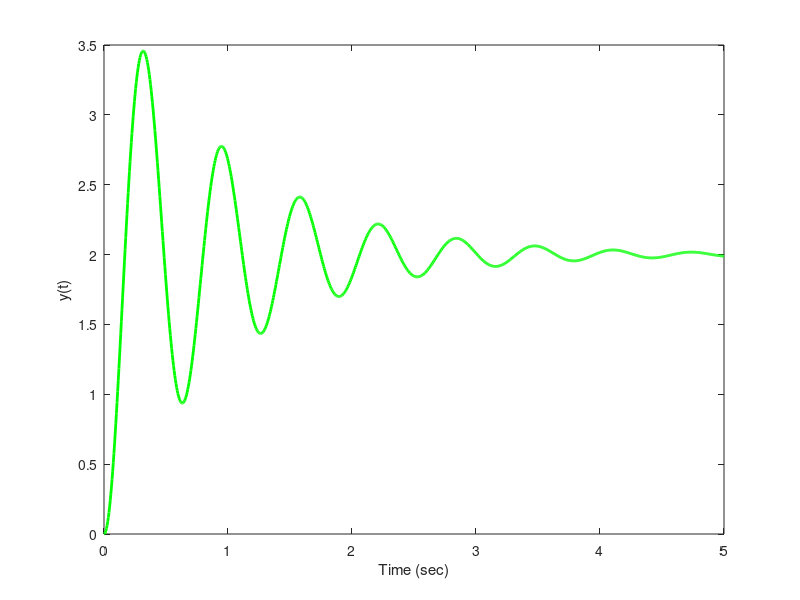

MATLAB code for this plot: (Note: this script raises an error after producing the figure.)
%
% computation of G and H from A and B
%
%  Continuous-time state variable model
%
%  System A
%
  A = [0 1; -100 -2];
  B = [0; 200];
  C = [1 0];
  D = [0];
%
%  System B
%
%   A = [0 50; -100 -20];
%   B = [0; 20];
%   C = [1 0];
%   D = [0];
%
%  create the system
%
  sys = ss(A,B,C,D);
%
% create the final time, time vector, and input vector
%
  Tf = 5;
  t = linspace(0,Tf,1000);
  u = ones(1,length(t));
%
%  simulate the continuous-time system
%
  y = lsim(sys,u,t);
%
%  plot the output
%
  plot(t,y,'g','Linewidth',2); xlabel('Time (sec)'); ylabel('y(t)');
%
%%%%%%%%%%%%%%%%%%%%%%%%%%%%%%%%%%%%%%%%%%%%%%%%%%%%%%%%%%%%%%%%%%%%
%
%  Now create the discrete-time version
%
%  Set the sampling interval
%
  Ts = 0.05;
%
% detemrine the time vector and input, the time vector must be sampled
%  every Ts seconds
%
  t_d = [0:Ts:Tf];
  u_d = ones(1,length(t_d));
%
% Let Matlab determine the discrete-time equivalents (no fun!)
%
  [G,H] = c2d(A,B,Ts)
%
%  create the first discrete-time system
%
  sys_d = ss(G,H,C,D,Ts);
%
%  simulate this system
%
  y_d = lsim(sys_d,u_d,t_d);
%
%  prepare to plot the output
%
  [td_1, yd_1] = stairs(t_d,y_d);
%
  %%%%%%%%%%%%%%%%%%%%%%%%%%%%%%%%%%%%%%%%%%%%%%%%%%%%%%%%%%%%%%%%%%%%%%%
%
%
%  Now estimate G and H based on the infinite series expansion
%  N is the number of terms
%
  G = eye(size(A));
  H = eye(size(A))*Ts;
  product_G = eye(size(A));
  product_H = eye(size(A))*Ts;
  N = 3;
  for i = 1:N
      product_G = product_G*A*Ts/i;
      product_H = product_H*A*Ts/(i+1);
      G = G + product_G;
      H = H + product_H;
  end
  H = H*B;
%
%  write the new G and H to the screen
%
  G
  H
%
%  create the second system and simulate it
%
  sys_dd = ss(G,H,C,D,Ts);
%
%  simulate the system
%
  y_dd = lsim(sys_dd,u_d,t_d);
%
%  prepare to plot the output
%
  [td_2, yd_2] = stairs(t_d,y_dd);
%
%  Now finish plotting
%
  hold on
  plot(td_1,yd_1,'r--','Linewidth',2);
  plot(td_2,yd_2,'b:','Linewidth',2);
  grid; xlabel('Time (sec)'); ylabel('y');
  title(['Using Ts = ' num2str(Ts) ' seconds and N = ' num2str(N)]); 
  hold off;
  
